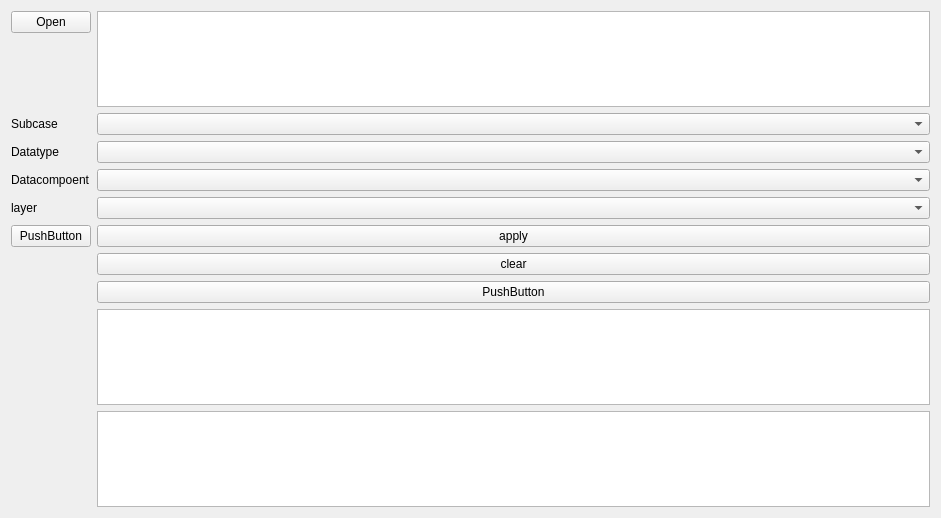
<?xml version="1.0" encoding="UTF-8"?>
<ui version="4.0">
 <class>Formw</class>
 <widget class="QWidget" name="Formw">
  <property name="geometry">
   <rect>
    <x>0</x>
    <y>0</y>
    <width>941</width>
    <height>518</height>
   </rect>
  </property>
  <property name="contextMenuPolicy">
   <enum>Qt::PreventContextMenu</enum>
  </property>
  <property name="windowTitle">
   <string>Form</string>
  </property>
  <layout class="QFormLayout" name="formLayout">
   <item row="0" column="0">
    <widget class="QPushButton" name="open">
     <property name="text">
      <string>Open</string>
     </property>
    </widget>
   </item>
   <item row="0" column="1">
    <widget class="QTextBrowser" name="textBrowser"/>
   </item>
   <item row="1" column="0">
    <layout class="QVBoxLayout" name="verticalLayout_3">
     <item>
      <widget class="QLabel" name="label_2">
       <property name="text">
        <string>Subcase</string>
       </property>
      </widget>
     </item>
     <item>
      <widget class="QLabel" name="label_4">
       <property name="text">
        <string>Datatype</string>
       </property>
      </widget>
     </item>
     <item>
      <widget class="QLabel" name="label_3">
       <property name="text">
        <string>Datacompoent</string>
       </property>
      </widget>
     </item>
     <item>
      <widget class="QLabel" name="label">
       <property name="text">
        <string>layer</string>
       </property>
      </widget>
     </item>
    </layout>
   </item>
   <item row="1" column="1">
    <layout class="QVBoxLayout" name="verticalLayout">
     <item>
      <widget class="QComboBox" name="subcase"/>
     </item>
     <item>
      <widget class="QComboBox" name="datatype"/>
     </item>
     <item>
      <widget class="QComboBox" name="datacompoent"/>
     </item>
     <item>
      <widget class="QComboBox" name="layer"/>
     </item>
    </layout>
   </item>
   <item row="2" column="0">
    <widget class="QPushButton" name="pushButton">
     <property name="text">
      <string>PushButton</string>
     </property>
    </widget>
   </item>
   <item row="2" column="1">
    <layout class="QVBoxLayout" name="verticalLayout_2">
     <item>
      <widget class="QPushButton" name="apply">
       <property name="text">
        <string>apply</string>
       </property>
      </widget>
     </item>
     <item>
      <widget class="QPushButton" name="clear">
       <property name="text">
        <string>clear</string>
       </property>
      </widget>
     </item>
     <item>
      <widget class="QPushButton" name="pushButton_4">
       <property name="text">
        <string>PushButton</string>
       </property>
      </widget>
     </item>
    </layout>
   </item>
   <item row="3" column="1">
    <widget class="QTableView" name="tableView"/>
   </item>
   <item row="4" column="1">
    <widget class="QTextBrowser" name="textBrowser_2"/>
   </item>
  </layout>
 </widget>
 <resources/>
 <connections/>
</ui>
